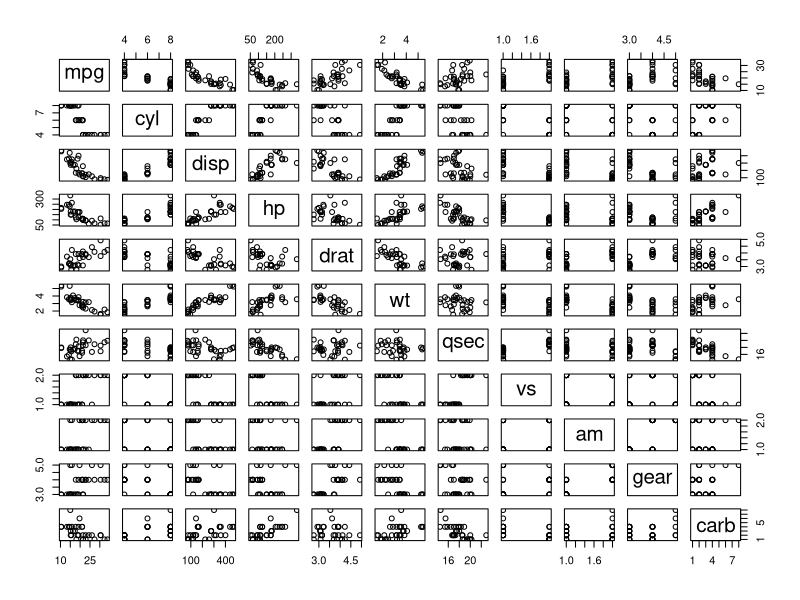
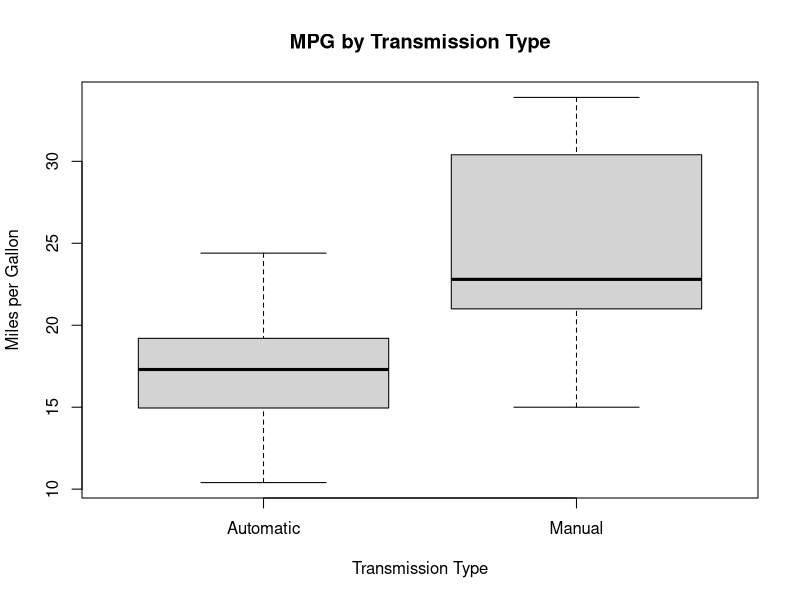
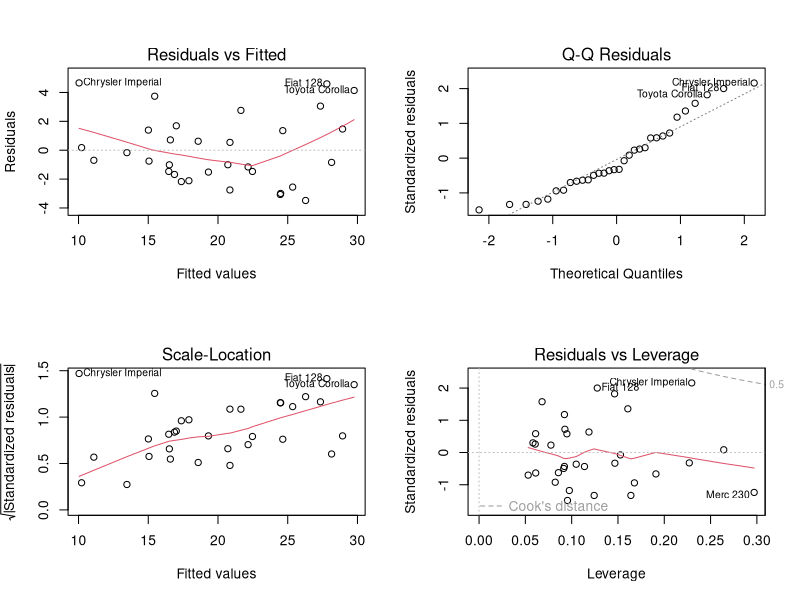

Source code (R) for these figures, in order:
## ---- chunk 1
knitr::opts_chunk$set(echo = TRUE)
## ---- chunk 2
head(mtcars)
dim(mtcars)
str(mtcars)

mtcars$am <- factor(mtcars$am)
mtcars$vs <- factor(mtcars$vs)

plot(mtcars)

boxplot(mtcars$mpg~mtcars$am,main='MPG by Transmission Type',xlab='Transmission Type',
        ylab='Miles per Gallon',names=c('Automatic','Manual'))
## ---- chunk 3
fit <- lm(mpg~am,data=mtcars)
summary(fit)$coef
## ---- chunk 4
fitstep <- step(lm(mpg~.,data=mtcars),direction='both',trace = 0)
summary(fitstep)
anova(fit,fitstep)
## ---- chunk 5
par(mfrow=c(2,2))
plot(fitstep)
